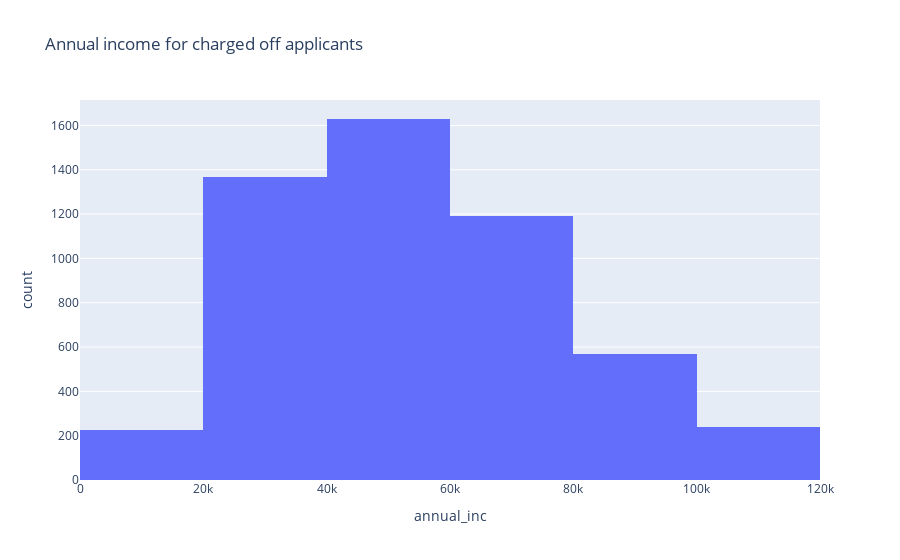

The notebook cell saved with this chart:
### Markdown cell above
**Let's remove these 60 rows as it will impact our data analysis for customers having proper reported annual income**

### Code cell
fig = px.histogram(df_reported_annual_inc, x="annual_inc", nbins=10, title='Annual income for charged off applicants')
fig.show()

### Figure 1 — Plotly figure (JSON) as saved in the notebook; plotly's stock layout.template omitted (floating-point values rounded to 4 significant figures; data arrays with more than 128 entries replaced by an {"elided": "..."} marker saying what was removed)
{"data": [{"alignmentgroup": "True", "bingroup": "x", "hovertemplate": "annual_inc=%{x}<br>count=%{y}<extra></extra>", "legendgroup": "", "marker": {"color": "#636efa", "pattern": {"shape": ""}}, "name": "", "nbinsx": 10, "offsetgroup": "", "orientation": "v", "showlegend": false, "type": "histogram", "x": {"elided": "5223 float values"}, "xaxis": "x", "yaxis": "y"}], "layout": {"barmode": "relative", "legend": {"tracegroupgap": 0}, "title": {"text": "Annual income for charged off applicants"}, "xaxis": {"anchor": "y", "domain": [0, 1], "title": {"text": "annual_inc"}}, "yaxis": {"anchor": "x", "domain": [0, 1], "title": {"text": "count"}}}}
